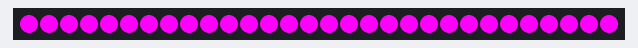
Simulated run of this sketch. Board: Arduino Uno, built with avr-gcc and run on an emulated ATmega328P. Parts: 30 RGB LEDs in strip order, left to right.

Above: at 3.1 s.
At 5.9 s:
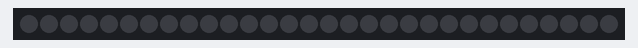

Measured:
- what the display in image 0 shows lasts 2.8 s, from 3.0 s to 5.8 s
- what the display in image 1 shows lasts 20.8 s, from 5.8 s to 26.6 s

The sketch:

Hydroponics.ino
```cpp
#include <FastLED.h>

#define LED_PIN     5
#define NUM_LEDS    30
#define LED_TYPE    WS2812
#define COLOR_ORDER GRB

const long intervalOn = 14*3600*1000;
const long intervalOff = 10*3600*1000;

CRGB leds[NUM_LEDS];
CRGB color;
unsigned long startTime;
boolean on;

void setup() {
    delay(3000);
    FastLED.addLeds<LED_TYPE, LED_PIN, COLOR_ORDER>(leds, NUM_LEDS);
    color = CRGB(255, 0, 255);
    on = true;
    startTime = millis();
}
void loop() {
    for (int x = 0; x < NUM_LEDS; x++) {
        leds[x] = color;
    }
    FastLED.show();

    unsigned long currentTime = millis();
    if (on && (currentTime - startTime >= intervalOn)) {
        color = CRGB(0, 0, 0);
        on = false;
        startTime = millis();
    } else if (!on && (currentTime - startTime >= intervalOff)) {
        color = CRGB(255, 0, 255);
        on = true;
        startTime = millis();
    }
}
```
